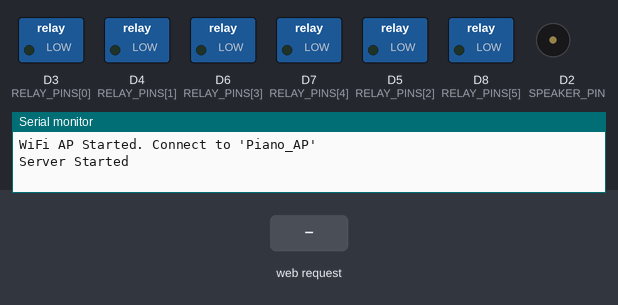
The sketch below on a simulated ESP8266 (NodeMCU). Parts: switched loads named in the sketch (green lamp = pin HIGH), buzzer (waves = sounding), the last lines printed to the serial monitor. The test bench sets the inputs (shaded band). WiFi joins after 1.5 s; servers stay silent unless stated; random numbers use the default seed unless the sketch sets one.

Above: at 1.2 s.
1.3 s: HTTP request GET /play?note=1 received
At 1.45 s:
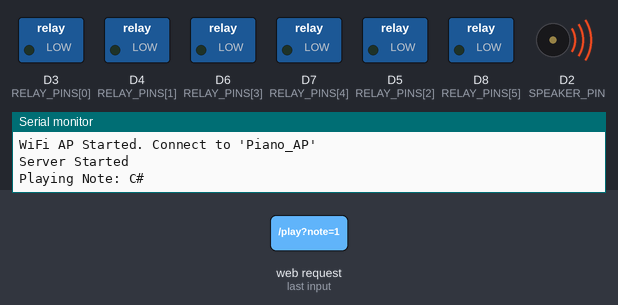
3.1 s: HTTP request GET /play?note=0 received
At 5.6 s:
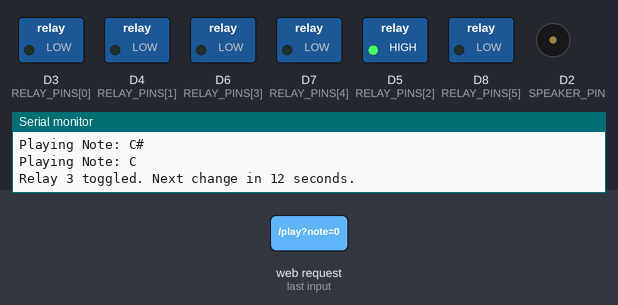
6.1 s: HTTP request GET /play?note=1&frequency=1 received
At 7.6 s:
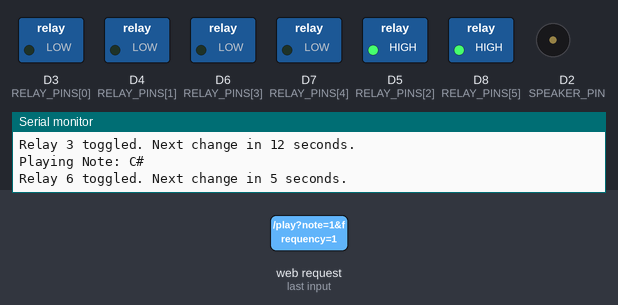
9.1 s: HTTP request GET /play?note=1 received
At 11.1 s:
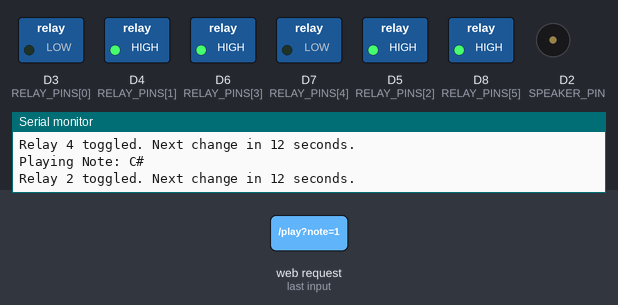
12.1 s: HTTP request GET /play?note=0 received
At 13.4 s:
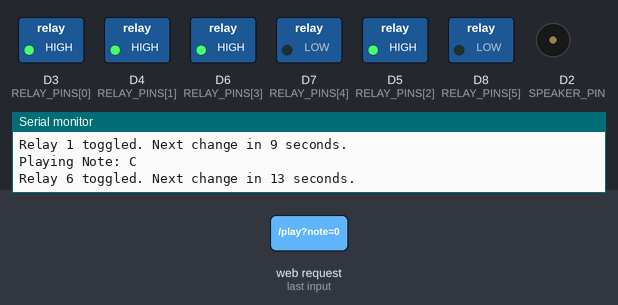
15.1 s: HTTP request GET /play?note=1&frequency=1 received
At 15.7 s:
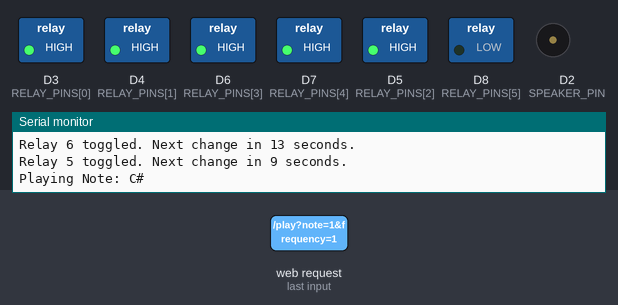
Timing chart, 0 to 23.0 s (numbered marks = the images above; inputs shaded):
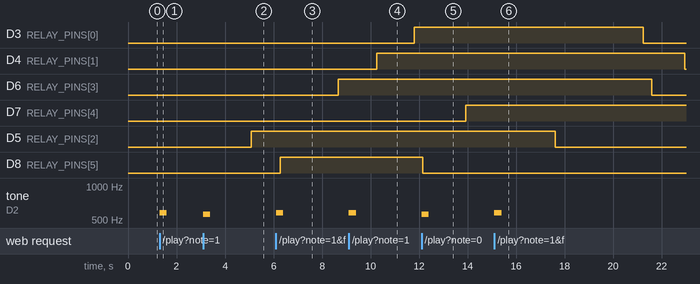

The sketch:

Vedi1.ino
```cpp
#include <ESP8266WiFi.h>
#include <ESP8266WebServer.h>

const char* ssid = "Piano_AP";  // WiFi SSID
const char* password = "";      // No password

ESP8266WebServer server(80);

#define SPEAKER_PIN D2  // Speaker output pin

// Relay pins (Adjust these according to your relay module)
const int RELAY_PINS[] = {D3, D4, D5, D6, D7, D8};
const int NUM_RELAYS = 6;

unsigned long relayTimers[NUM_RELAYS];  // Store next toggle times
unsigned long relayIntervals[NUM_RELAYS];  // Store random intervals

// Frequency mapping for more musical notes (in Hz)
const int notes[] = {262, 277, 294, 311, 330, 349, 370, 392, 415, 440, 466, 494, 523};
const char* noteNames[] = {"C", "C#", "D", "D#", "E", "F", "F#", "G", "G#", "A", "A#", "B", "C5"};

int currentFrequency = 300; // Default frequency for note play

void playTone(int frequency, int duration) {
    tone(SPEAKER_PIN, frequency, duration);
    delay(50); // Small delay to separate notes
}

void handleNotePress() {
    if (server.hasArg("note")) {
        int noteIndex = server.arg("note").toInt();
        if (noteIndex >= 0 && noteIndex < 13) {  // Updated for 13 keys
            Serial.print("Playing Note: ");  // Print to Serial Monitor
            Serial.println(noteNames[noteIndex]);
            playTone(notes[noteIndex] + currentFrequency, 300);  // Play note for 300ms with adjusted frequency
        }
    }
    server.send(200, "text/plain", "OK");
}

void handleFrequencyChange() {
    if (server.hasArg("frequency")) {
        currentFrequency = server.arg("frequency").toInt();
        Serial.print("Adjusting Frequency by: ");
        Serial.println(currentFrequency);
    }
    server.send(200, "text/plain", "OK");
}

// Function to control relays asynchronously
void handleRelays() {
    unsigned long currentMillis = millis();
    for (int i = 0; i < NUM_RELAYS; i++) {
        if (currentMillis >= relayTimers[i]) {
            // Toggle relay state
            digitalWrite(RELAY_PINS[i], !digitalRead(RELAY_PINS[i]));

            // Set next random interval (between 5s and 15s)
            relayIntervals[i] = random(5000, 15000);
            relayTimers[i] = currentMillis + relayIntervals[i];

            Serial.print("Relay ");
            Serial.print(i + 1);
            Serial.print(" toggled. Next change in ");
            Serial.print(relayIntervals[i] / 1000);
            Serial.println(" seconds.");
        }
    }
}

void setup() {
    pinMode(SPEAKER_PIN, OUTPUT);

    // Initialize relay pins as OUTPUT and turn them OFF initially
    for (int i = 0; i < NUM_RELAYS; i++) {
        pinMode(RELAY_PINS[i], OUTPUT);
        digitalWrite(RELAY_PINS[i], LOW);
        relayTimers[i] = millis() + random(5000, 15000);  // Set initial random time
    }

    WiFi.softAP(ssid, password);
    Serial.begin(115200);
    Serial.println("WiFi AP Started. Connect to 'Piano_AP'");

    server.on("/", []() {
        server.send(200, "text/html", R"rawliteral(
            <!DOCTYPE html>
            <html>
            <head>
                <title>ESP8266 Piano</title>
                <style>
                    body { text-align: center; font-family: Arial, sans-serif; background: #111; color: white; margin: 0; }
                    h1 { margin: 10px 0; }
                    .keys { display: flex; justify-content: center; width: 100vw; overflow-x: auto; }
                    .key {
                        flex: 1; height: 200px; font-size: 18px; font-weight: bold;
                        background: white; color: black; border: 2px solid black;
                        display: flex; align-items: flex-end; justify-content: center;
                        cursor: pointer; transition: transform 0.1s, background 0.1s;
                        min-width: 60px;
                    }
                    .key:active { background: yellow; transform: scale(0.9); }
                    .black-key {
                        width: 40px; height: 120px; background: black; color: white;
                        position: relative; z-index: 2; border-radius: 5px;
                        margin-left: -20px; margin-right: -20px;
                    }
                    .slider-container {
                        margin-top: 20px;
                        text-align: center;
                    }
                    .slider {
                        width: 80%;
                        height: 20px;
                    }
                </style>
                <script>
                    function playNote(note) {
                        fetch('/play?note=' + note, { method: 'GET' });
                    }

                    function adjustFrequency() {
                        var frequency = document.getElementById("frequencySlider").value;
                        fetch('/frequency?frequency=' + frequency, { method: 'GET' });
                    }
                </script>
            </head>
            <body>
                <h1>ESP8266 Web Piano</h1>
                <div class="keys">
                    <div class="key" onclick="playNote(0)">C</div>
                    <div class="black-key key" onclick="playNote(1)">C#</div>
                    <div class="key" onclick="playNote(2)">D</div>
                    <div class="black-key key" onclick="playNote(3)">D#</div>
                    <div class="key" onclick="playNote(4)">E</div>
                    <div class="key" onclick="playNote(5)">F</div>
                    <div class="black-key key" onclick="playNote(6)">F#</div>
                    <div class="key" onclick="playNote(7)">G</div>
                    <div class="black-key key" onclick="playNote(8)">G#</div>
                    <div class="key" onclick="playNote(9)">A</div>
                    <div class="black-key key" onclick="playNote(10)">A#</div>
                    <div class="key" onclick="playNote(11)">B</div>
                    <div class="key" onclick="playNote(12)">C</div>
                </div>
                <div class="slider-container">
                    <h3>Adjust Frequency</h3>
                    <input type="range" min="-50" max="50" value="0" class="slider" id="frequencySlider" onchange="adjustFrequency()">
                    <p>Frequency Adjustment: <span id="frequencyValue">0</span></p>
                </div>
            </body>
            </html>
        )rawliteral");
    });

    server.on("/play", HTTP_GET, handleNotePress);
    server.on("/frequency", HTTP_GET, handleFrequencyChange);

    server.begin();
    Serial.println("Server Started");
}

void loop() {
    server.handleClient();
    handleRelays();  // Check and update relay states
}
```

Measured:
- after the input at 1.3 s, tone on D2 (SPEAKER_PIN): silent → 577 Hz at once, → silent 0.30 s later
- after the input at 3.1 s, tone on D2 (SPEAKER_PIN): silent → 562 Hz at once, → silent 0.30 s later
- after the input at 6.1 s, tone on D2 (SPEAKER_PIN): silent → 577 Hz at once, → silent 0.30 s later
- after the input at 9.1 s, tone on D2 (SPEAKER_PIN): silent → 577 Hz at once, → silent 0.30 s later
- after the input at 12.1 s, tone on D2 (SPEAKER_PIN): silent → 562 Hz at once, → silent 0.30 s later
- after the input at 15.1 s, tone on D2 (SPEAKER_PIN): silent → 577 Hz at once, → silent 0.30 s later
